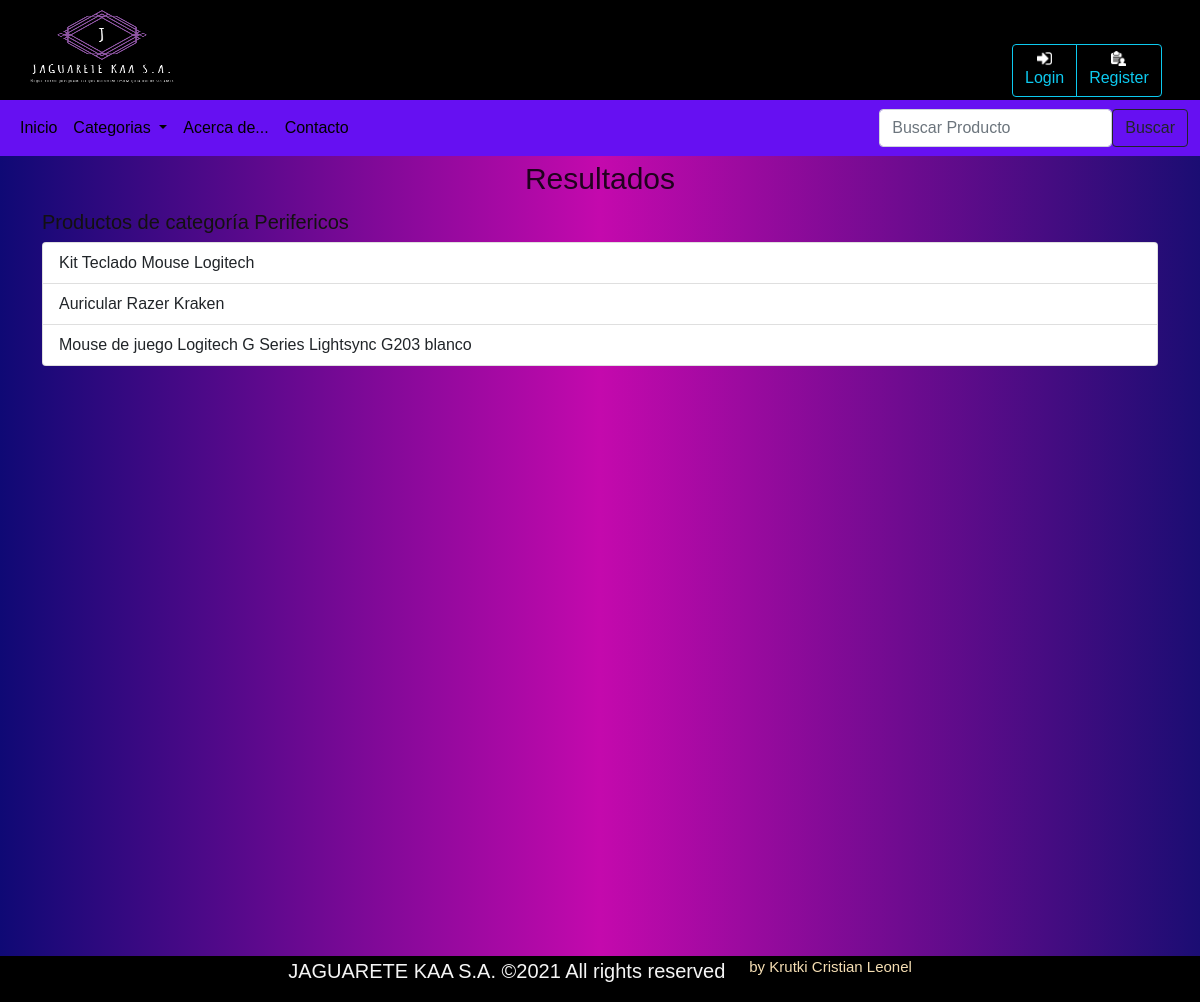
Page /JAGWEB/search/9 on the committed database.
### JAGWEB/models.py (models this page shows, shortened)
class Categoria(models.Model):
    nombre=models.CharField(max_length=64) #Nombre de la categoria

class Producto (models.Model):
    nombre = models.CharField(max_length=180) #nombre del producto 180 caracteres max
    descripcion = models.TextField() #descripcion breve del producto 250 caracteres
    categoria = models.ForeignKey(Categoria,on_delete=models.CASCADE,related_name="categ") #categoria referenciada
    precio=models.DecimalField(max_digits=10, decimal_places=2) #precio del producto en float
    imagen= models.ImageField(upload_to='products/', default='products/default.png')   #imagen del producto

### JAGWEB/views.py (the view)
# urls.py: path('search/<int:id_category>', views.search_category, name="search_category"),
def search_category(request, id_category):
    return render(request, "producto/searchResoult.html", {
        'una_categoria': Categoria.objects.get(id=id_category),
        'lst_productos': Producto.objects.filter(categoria=id_category)
    })

### JAGWEB/context_processors.py (called while the page is built)
def cat_menu(request):
    categorias = Categoria.objects.all()
    return{
        'list_category': categorias
    }

def importe_total_carrito (request):
    total=0
    if request.user.is_authenticated:
        for key, value in request.session['carrito'].items():
            total=total+(float(value["precio"])*value["cantidad"])
    return {"importe_total_carrito":total}

def cantidad_productos (request):
    cantidad=0
    if request.user.is_authenticated:
        cantidad = len(request.session['carrito'])
    return{"cantidad_productos":cantidad}

### JAGWEB/templates/producto/searchResoult.html
{% extends "layout.html" %} {% load static %} {% block body %}
<div class="container container-fluid">
    <h1>Resultados</h1>
    {% if una_categoria %}
    <h2 style="color:rgb(19, 17, 17);font-family: Verdana, Geneva, Tahoma, sans-serif;font-size: 20px;">Productos de categor&iacute;a {{una_categoria.nombre}} </h2>
    {% else %}
    <h2 style="color:rgb(19, 17, 17);font-family: Verdana, Geneva, Tahoma, sans-serif;font-size: 20px;">Productos relacionados</h2>
    {% endif %} {% if lst_productos %}
    <div class="list-group">
        {% for un_producto in lst_productos %}
        <a href="{% url 'product' un_producto.id %}" class="list-group-item list-group-item-action">{{un_producto.nombre}}</a> {% endfor %}
    </div>
    {% else %}
    <h2 style="color:rgb(19, 17, 17);font-family: Verdana, Geneva, Tahoma, sans-serif;font-size: 20px;">La b&uacute;squeda no tuvo resultados </h2>
    {% endif %}
</div>
{% endblock %}

### JAGWEB/static/css/style.css (style rules this page uses)
* { box-sizing: border-box; }
body { font-family: Arial, Helvetica, sans-serif; margin: 0; }
h1 { font-size: 30px; font-family: Verdana, Geneva, Tahoma, sans-serif; color: rgba(0, 0, 0, 0.829); text-align: center; padding: 5px; }

### rows in the picture
Categoria: nombre "Perifericos"
Producto: nombre "Kit Teclado Mouse Logitech"
Producto: nombre "Auricular Razer Kraken"
Producto: nombre "Mouse de juego Logitech G Series Lightsync G203 blanco"
